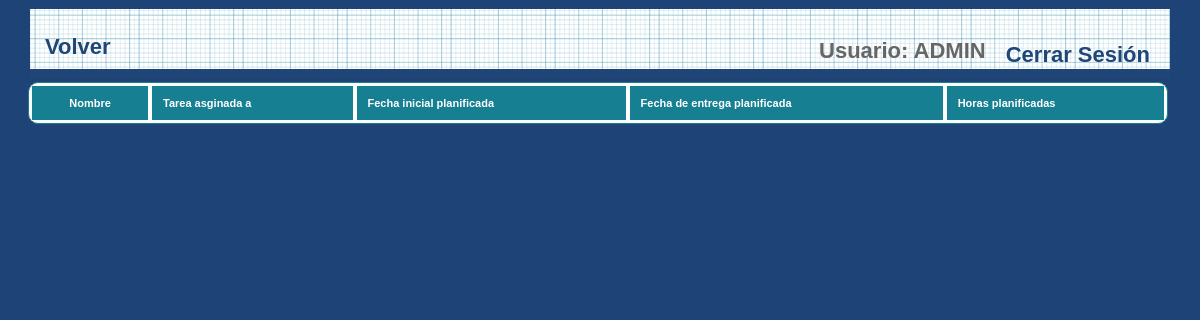
Page /et3_iu/Controllers/MIEMBRO_Controller.php?&accion=verTareas (signed in) on the earlier database version.
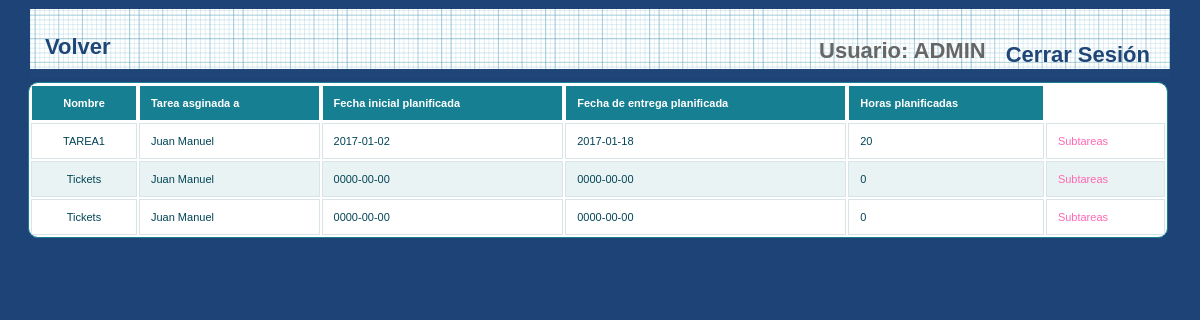
Same page on the later database version.
### tables this page shows
CREATE TABLE IF NOT EXISTS `TAREA` (
  `PADRE` int(11) DEFAULT NULL,
  `ID_TAREA` int(11) NOT NULL,
  `NOMBRE` varchar(15) NOT NULL,
  `FECHAIP` date NOT NULL,
  `FECHAIR` date NOT NULL,
  `FECHAEP` date NOT NULL,
  `FECHAER` date NOT NULL,
  `HORASP` int(11) NOT NULL,
  `HORASR` int(11) NOT NULL,
  `ID_MIEMBRO` varchar(25) NOT NULL,
  `ID_PROYECTO` int(11) NOT NULL,
  `DESCRIPCION` varchar(200) NOT NULL,
  `ESTADO` VARCHAR(25) NOT NULL,
  `COMENTARIO` varchar(100) NOT NULL
);

CREATE TABLE IF NOT EXISTS `EMPLEADOS` (
  `EMP_USER` varchar(25) NOT NULL,
  `EMP_PASSWORD` varchar(128) NOT NULL,
  `EMP_NOMBRE` varchar(25) DEFAULT NULL,
  `EMP_APELLIDO` varchar(50) DEFAULT NULL,
  `EMP_EMAIL` varchar(50) DEFAULT NULL,
  `EMP_TIPO` int(10) DEFAULT NULL,
  `EMP_ESTADO` varchar(25) DEFAULT NULL
);

CREATE TABLE IF NOT EXISTS `PROYECTO` (
`ID_PROYECTO` int(3) NOT NULL,
  `NOMBRE` varchar(20) NOT NULL,
  `DESCRIPCION` varchar(200) NOT NULL,
  `FECHAI` date NOT NULL,
  `FECHAIP` date NOT NULL,
  `FECHAE` date NOT NULL,
  `FECHAFP` date NOT NULL,
  `NUMEROMIEMBROS` int(3) NOT NULL,
  `NUMEROHORAS` int(5) NOT NULL,
   `DIRECTOR` varchar(25) NOT NULL,
  `BORRADO` tinyint(1) NOT NULL DEFAULT '0'
);

### et3_iu/Models/TAREA_Model.php (called while the page is built, shortened)
<?php
class Tarea{
    private $id_tarea;
    private $nombre;
    private $tarea_padre;
    private $fecha_inicio_plan;
    private $fecha_entrega_plan;
    private $horas_plan;
    private $miembro;
    public function __construct($id_tarea = NULL, $nombre=NULL, $descripcion=NULL, Tarea $tarea_padre=NULL, $fecha_inicio_plan=NULL, $fecha_entrega_plan=NULL, $fecha_inicio_real=NULL,
                                $fecha_entrega_real=NULL, $horas_plan=NULL, $horas_real=NULL, Miembro $miembro=NULL, $estado_tarea=NULL, $comentario=NULL, Proyecto $proyecto=NULL){
        $this->id_tarea = $id_tarea;
        $this->nombre = $nombre;
        $this->tarea_padre = $tarea_padre;
        $this->fecha_inicio_plan = $fecha_inicio_plan;
        $this->fecha_entrega_plan = $fecha_entrega_plan;
        $this->horas_plan = $horas_plan;
        $this->miembro = $miembro;
    }
    public function getIdTarea(){
        return $this->id_tarea;
    }
    public function getNombre()
    {
        return $this->nombre;
    }
    public function getTareaPadre()
    {
        return $this->tarea_padre;
    }
    public function getFechaInicioPlan()
    {
        return $this->fecha_inicio_plan;
    }
    public function getFechaEntregaPlan()
    {
        return $this->fecha_entrega_plan;
    }
    public function getHorasPlan()
    {
        return $this->horas_plan;
    }
    public function getMiembro()
    {
        return $this->miembro;
    }
}
?>

### et3_iu/Mappers/TAREA_Mapper.php (called while the page is built, shortened)
<?php
require_once (__DIR__ . "/../Models/MIEMBRO_Model.php");
require_once(__DIR__ . "/../Models/TAREA_Model.php");
require_once(__DIR__ . "/../Mappers/PROYECTO_Mapper.php");
class TAREA_Mapper{
    private $mysqli;
    public function conectarBD(){
        $this->mysqli = new mysqli("localhost","iu2016","iu2016","IU2016");
    }
    function listarTareasPadre(){
        $sql = "SELECT * FROM TAREA WHERE PADRE IS NULL ";
        if (!($resultado = $this->mysqli->query($sql))) {
            return 'Error en la consulta sobre la base de datos';
        } else {
            $tareas_model = array();
            $miembro_mapper = new MiembroMapper();
            $proyecto_mapper = new ProyectoMapper();
            while($row = $resultado->fetch_array(MYSQLI_ASSOC) ) {
                $miembro = $miembro_mapper->buscarMiembroPorUsuario($row["ID_MIEMBRO"]);
                $proy = $proyecto_mapper->RellenaDatos($row['ID_PROYECTO']);
                $director = $miembro_mapper->buscarMiembroPorUsuario($proy['DIRECTOR']);
                $proyecto = new Proyecto($proy['ID_PROYECTO'], $proy['NOMBRE'], $proy['DESCRIPCION'], $proy['FECHAI'], $proy['FECHAIP'],
                                        $proy['FECHAE'], $proy['FECHAFP'], $proy['NUMEROMIEMBROS'], $proy['NUMEROHORAS'], $director, $proy['BORRADO']);
                array_push($tareas_model, new Tarea($row["ID_TAREA"], $row["NOMBRE"], $row["DESCRIPCION"],
                    null, $row["FECHAIP"], $row["FECHAEP"], $row["FECHAIR"],
                    $row["FECHAER"], $row["HORASP"], $row["HORASR"], $miembro, $row["ESTADO"],
                    $row["COMENTARIO"], $proyecto));
            }
            return $tareas_model;
        }
    }
}

### et3_iu/Models/MIEMBRO_Model.php (called while the page is built, shortened)
<?php
class Miembro{
    private $NOMBRE;
    public function __construct( $NOMBRE=NULL, $APELLIDOS=NULL, $USUARIO=NULL, $CONTRASEÑA=NULL, $CORREO=NULL){
        $this->NOMBRE = $NOMBRE;
    }
    public function getNombre(){
        return $this->NOMBRE;
    }
}
?>

### et3_iu/Mappers/MIEMBRO_Mapper.php (called while the page is built, shortened)
<?php
    require_once("../Models/MIEMBRO_Model.php");
    class MiembroMapper {
        private $mysqli;
        public function ConectarBD()
        {
            $this->mysqli = new mysqli("localhost", "iu2016", "iu2016", "IU2016");
        }
        public function buscarMiembroPorUsuario($user) {
            $sql = "SELECT * FROM EMPLEADOS where EMP_USER = '{$user}' ";
            $resultado = $this -> mysqli -> query($sql);
            $miembro = $resultado->fetch_array(MYSQLI_ASSOC);
            $miembro = new Miembro($miembro["EMP_NOMBRE"], $miembro["EMP_APELLIDO"], $miembro["EMP_USER"], $miembro["EMP_PASSWORD"], $miembro["EMP_EMAIL"]);
            return $miembro;
        }
    }
?>

### et3_iu/Mappers/PROYECTO_Mapper.php (called while the page is built, shortened)
<?php
require_once(__DIR__ . "/../Models/MIEMBRO_Model.php");
class ProyectoMapper {
  private $mysqli;
  public function conectarBD(){
      $this->mysqli = new mysqli("localhost","iu2016","iu2016","IU2016");
  }
    function RellenaDatos($idProyecto)
    {
        $sql = "select * from PROYECTO where ID_PROYECTO = '". $idProyecto ."'";
        if (!($resultado = $this->mysqli->query($sql))){
            return 'Error en la consulta sobre la base de datos';
        }
        else{
            $result = $resultado->fetch_array();
            return $result;
        }
    }
}

### et3_iu/Views/MIEMBRO_TAREAS_SHOW_Vista.php (the view, shortened to what this page needs)
<?php
class MIEMBRO_TAREAS_SHOW_Vista{
    private $tareas;
    function __construct($tareas){
        $this->tareas = $tareas;
    }
    function mostrarTareasPadre(){
        ?>
        <div>
            <head><link rel="stylesheet" href="../Styles/styles.css" type="text/css" media="screen" />
            </head>
            <div id="wrapper">
                <nav>
                    <div class="menu">
                        <ul>
                            <li><a href="../Functions/Desconectar.php"><?php echo  $strings['Cerrar Sesión']; ?></a></li>
                            <li><?php echo $strings['Usuario'].": ". $_SESSION['login']; ?></li>
                        </ul>
                        <?php
                            if($this->tareas == null || $this->tareas[0] -> getTareaPadre() == null){
                                ?>
                                     <a href="../Views/DEFAULT_Vista.php"><?=$strings['Volver']?> </a>
                                <?php
                            }else{
                                ?>
                                    <a href="../Controllers/MIEMBRO_Controller.php?accion=verTareas"><?=$strings['Volver']?> </a>
                                <?php
                                }
                                ?>
                    </div>
                </nav>
                <table id="btable" border = 1>
                    <tr>
                        <th>  <?=$strings['NOMBRE'] ?> </th>
                        <th>  <?=$strings['asignado'] ?> </th>
                        <th>  <?=$strings['fecha_I_P'] ?> </th>
                        <th>  <?=$strings['fecha_E_P'] ?> </th>
                        <th>  <?=$strings['horas_P'] ?> </th>
                    </tr>
                    <?php
                    if(empty($this -> tareas)){
                    }else {
                        foreach ($this->tareas as $tarea) {
                            echo "<tr><td> " . $tarea->getNombre() . "</td>";
                            echo "<td>" . $tarea->getMiembro()->getNombre() . "</td>";
                            echo "<td> " . $tarea->getFechaInicioPlan() . "</td>";
                            echo "<td> " . $tarea->getFechaEntregaPlan() . "</td>";
                            echo "<td> " . $tarea->getHorasPlan() . "</td>";
                            if($tarea -> getTareaPadre() == null) {
                                ?>
                                <td>
                                    <a href="../Controllers/MIEMBRO_Controller.php?ID_TAREA=<?php echo $tarea->getIdTarea(); ?>&accion=verSubtareas"><?php echo $strings['Subtareas']; ?></a>
                                </td>
                                </tr>
                                <?php
                            }
                        }
                    }
                    ?>
                </table>
            </div>
        </div>
        <?php
    }
}
?>

### et3_iu/Controllers/MIEMBRO_Controller.php (shortened to what this page needs)
<?php
include '../Mappers/TAREA_Mapper.php';
include '../Mappers/MIEMBRO_Mapper.php';
include '../Views/MIEMBRO_DELETE_Vista.php';
include '../Views/MIEMBRO_TAREAS_SHOW_Vista.php';
function verTareas(){
    $tareaMapper = new Tarea_Mapper();
    $tareas = $tareaMapper ->listarTareasPadre();
    $vistaTareas = new MIEMBRO_TAREAS_SHOW_Vista($tareas);
    $vistaTareas -> mostrarTareasPadre();
}
if (!isset($_REQUEST['accion'])){
    $accion = '';
}else{
    $accion = $_REQUEST['accion'];
}
switch ($accion) {
    case "verTareas":
        verTareas();
        break;
}
?>

### et3_iu/Styles/styles.css (style rules this page uses)
* { margin: 0; padding: 0; }
ul li { list-style-type:none; }
header, footer, section, aside, nav, article { display: block; }
#wrapper { width: 1140px; margin: 0 auto; margin-top: 5px; margin-bottom: 5px; }
nav { width: 1140px; height: 69px; margin: 0 auto; background: #1F4677 url(../images/blueprintpaper.png) repeat-x; }
a:link, a:visited { color:hotpink; text-decoration: none; }
li { padding-left: 5px; }
nav .menu { font-size: 22px; font-weight: bold; }
nav .menu ul { margin: 0; padding: 25px 0 0 20px; list-style: none; line-height: normal; }
nav .menu li { display: block; float: right; }
nav .menu a { display: block; margin-right: 5px; padding: 0px 15px; text-decoration: none; color: #1F4677; float:left; }
table { white-space: normal; line-height: normal; font-weight: normal; font-size: small; font-style: normal; color: black; text-align: center; font-variant: normal; border-color: gray; background-color: white; }
#btable { white-space: normal; line-height: normal; font-weight: normal; font-size: 11px; font-style: normal; color: black; text-align: center; font-variant: normal; border-color: gray; background-color: white; margin-left: -2px; }
#btable { width: 100%; overflow: hidden; background: #FFF; color: #024457; border-radius: 10px; border: 1px solid #167F92; }
#btable tr { border: 1px solid #D9E4E6; }
#btable tr:nth-child(odd) { background-color: #EAF3F3; }
#btable th { display: none; border: 1px solid #FFF; background-color: #167F92; color: #FFF; padding: 1em; }
#btable th:first-child { display: table-cell; text-align: center; }
#btable th:nth-child(2) { display: table-cell; }
#btable th:nth-child(2):after { content: attr(data-th); }
@media (min-width: 480px) { #btable th:nth-child(2):after { display: none; } }
#btable td { display: block; word-wrap: break-word; max-width: 7em; }
#btable td:first-child { display: table-cell; text-align: center; border-right: 1px solid #D9E4E6; }
@media (min-width: 480px) { #btable td { border: 1px solid #D9E4E6; } }
#btable th, #btable td { text-align: left; margin: .5em 1em; }
@media (min-width: 480px) { #btable th, #btable td { display: table-cell; padding: 1em; } }
#content p, ul, ol, hr { margin-bottom: 24px; }
* { margin-top: 4px; }

Differences in the rows shown:
added tarea: NOMBRE "TAREA1", ID_MIEMBRO.EMP_NOMBRE "Juan Manuel", FECHAIP "2017-01-02", FECHAEP "2017-01-18", HORASP "20"
added tarea: NOMBRE "Tickets", ID_MIEMBRO.EMP_NOMBRE "Juan Manuel", FECHAIP "0000-00-00", FECHAEP "0000-00-00", ID_PROYECTO.BORRADO "0"
added tarea: NOMBRE "Tickets", ID_MIEMBRO.EMP_NOMBRE "Juan Manuel", FECHAIP "0000-00-00", FECHAEP "0000-00-00", ID_PROYECTO.BORRADO "0"
